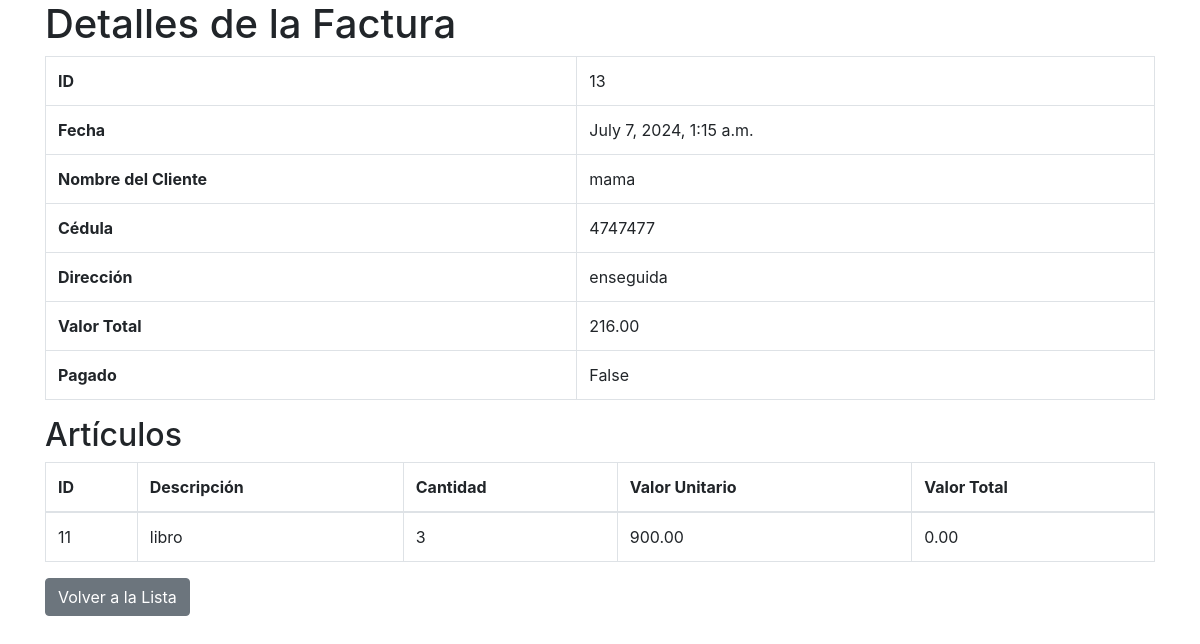
The app's page /factura/13/ with its own data.
### facturacion/models.py (models this page shows, shortened)
class Factura(models.Model):
    nombre_cliente = models.CharField(max_length=100)
    cedula = models.CharField(max_length=20)
    direccion = models.CharField(max_length=30)
    fecha = models.DateTimeField(auto_now_add=True)
    valor_total = models.DecimalField(max_digits=10, decimal_places=2, default=0)
    pagado = models.BooleanField(default=False)

class Articulo(models.Model):
    factura = models.ForeignKey(Factura, related_name='articulos', on_delete=models.CASCADE)
    descripcion = models.CharField(max_length=200)
    cantidad = models.IntegerField()
    valor = models.DecimalField(max_digits=10, decimal_places=2)
    valor_total = models.DecimalField(max_digits=10, decimal_places=2, default=0)

### facturacion/views.py (the view)
# urls.py: path('factura/<int:id>/',ver_factura, name='ver_factura'),
def ver_factura(request, id):
    factura = get_object_or_404(Factura, id=id)
    articulos = Articulo.objects.filter(factura=factura)
    return render(request, 'facturacion/ver_factura.html', {'factura': factura, 'articulos': articulos})

### facturacion/templates/facturacion/ver_factura.html (shortened to what this page needs)
<!DOCTYPE html>
<html>
<head>
    <link href="https://stackpath.bootstrapcdn.com/bootstrap/4.3.1/css/bootstrap.min.css" rel="stylesheet">
</head>
<body>
    <div class="container">
        <h1>Detalles de la Factura</h1>
        <table class="table table-bordered">
            <tr>
                <th>ID</th>
                <td>{{ factura.id }}</td>
            </tr>
            <tr>
                <th>Fecha</th>
                <td>{{ factura.fecha }}</td>
            </tr>
            <tr>
                <th>Nombre del Cliente</th>
                <td>{{ factura.nombre_cliente }}</td>
            </tr>
            <tr>
                <th>Cédula</th>
                <td>{{ factura.cedula }}</td>
            </tr>
            <tr>
                <th>Dirección</th>
                <td>{{ factura.direccion }}</td>
            </tr>
            <tr>
                <th>Valor Total</th>
                <td>{{ factura.valor_total }}</td>
            </tr>
            <tr>
                <th>Pagado</th>
                <td>{{ factura.pagado }}</td>
            </tr>
        </table>
        <h2>Artículos</h2>
        <table class="table table-bordered">
            <thead>
                <tr>
                    <th>ID</th>
                    <th>Descripción</th>
                    <th>Cantidad</th>
                    <th>Valor Unitario</th>
                    <th>Valor Total</th>
                </tr>
            </thead>
            <tbody>
                {% for articulo in articulos %}
                    <tr>
                        <td>{{ articulo.id }}</td>
                        <td>{{ articulo.descripcion }}</td>
                        <td>{{ articulo.cantidad }}</td>
                        <td>{{ articulo.valor }}</td>
                        <td>{{ articulo.valor_total }}</td>
                    </tr>
                {% endfor %}
            </tbody>
        </table>
        <a href="{% url 'lista_facturas' %}" class="btn btn-secondary">Volver a la Lista</a>
    </div>
</body>
</html>

### records on screen
Factura: id "13", fecha "July 7, 2024, 1:15 a.m.", nombre_cliente "mama", cedula "4747477", direccion "enseguida", valor_total "216.00", pagado "False"
Articulo: id "11", descripcion "libro", cantidad "3", valor "900.00", valor_total "0.00"
